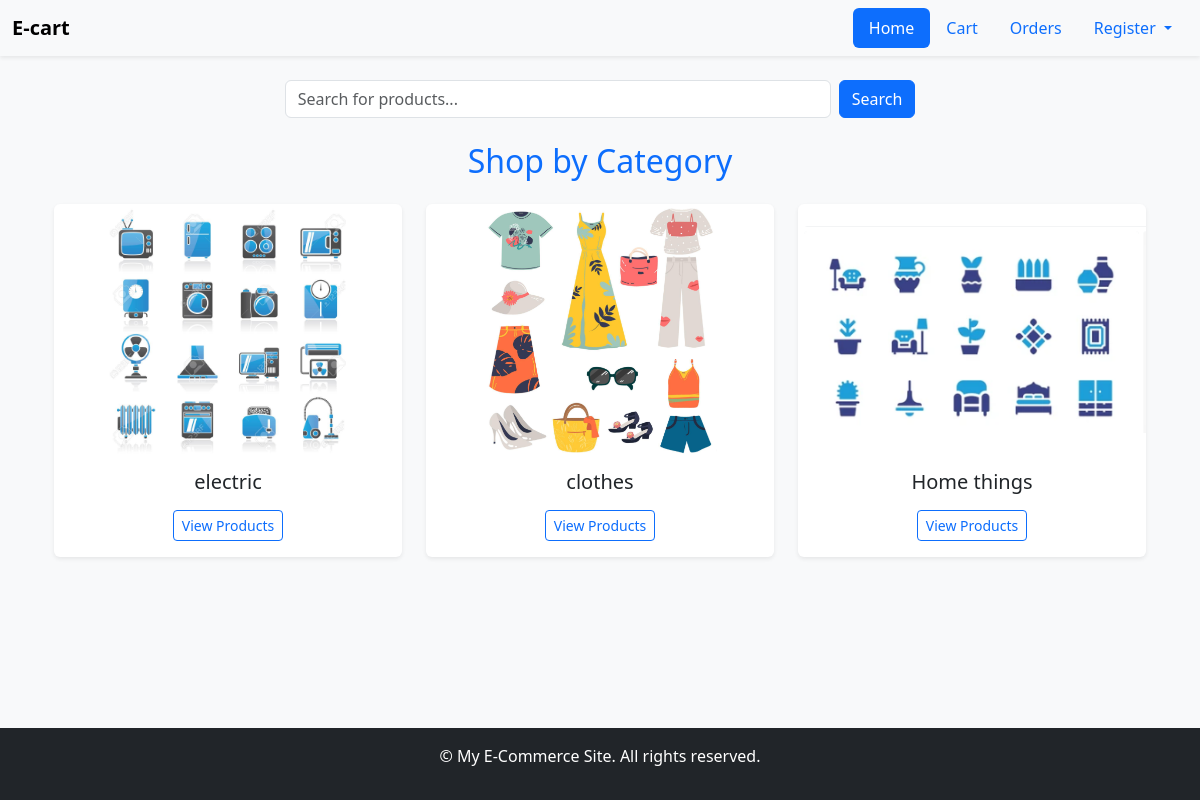
Page /categories/ on the committed database.
### E_commerce_app/models.py (models this page shows, shortened)
class Category(models.Model):
  name=models.CharField(max_length=500)
  image = models.ImageField(upload_to='category_images/', blank=True, null=True)

### E_commerce_app/views.py (the view)
# urls.py: path('categories/', CategoryView.as_view(), name='category_list'),
class CategoryView(ListView):
    model = Category
    template_name = 'E_commerce_app/category.html'
    context_object_name = 'categories'

### E_commerce_app/templates/E_commerce_app/category.html (shortened to what this page needs)
{% extends "E_commerce_app/base.html" %}
{% block content%}
 <div class="container mb-4">
      <form class="d-flex justify-content-center" method="GET" action="{% url 'search' %}">
        <input class="form-control me-2 w-50" type="search" name="q" placeholder="Search for products..." aria-label="Search">
        <button class="btn btn-primary" type="submit">Search</button>
      </form>
    </div>
    <div class="container mb-5">
      <h2 class="text-center mb-4 text-primary">Shop by Category</h2>
      <div class="row g-4">
        {% for category in categories %}
          <div class="col-md-4 col-sm-6">
            <div class="card shadow-sm h-100 text-center border-0">
              {% if category.image %}
                <a href="{% url 'product_by_category' category.id %}">
                  <img src="{{ category.image.url }}" class="card-img-top" alt="{{ category.name }}" style="width: 100%;  height: 250px; object-fit: contain;">
                </a>
              {% else %}
                <div class="card-img-top bg-secondary d-flex align-items-center justify-content-center" style="height: 200px;">
                  <span class="text-white">No Image</span>
                </div>
              {% endif %}
              <div class="card-body">
                <h5 class="card-title text-dark">{{ category.name }}</h5>
                <a href="{% url 'product_by_category' category.id %}" class="btn btn-outline-primary btn-sm mt-2">
                  View Products
                </a>
              </div>
            </div>
          </div>
        {% empty %}
          <div class="text-center">
            <p class="text-muted">No categories available.</p>
          </div>
        {% endfor %}
      </div>
    </div>
  {% endblock %}

### rows in the picture
Category: image (picture), name "electric"
Category: image (picture), name "clothes"
Category: image (picture), name "Home things"
